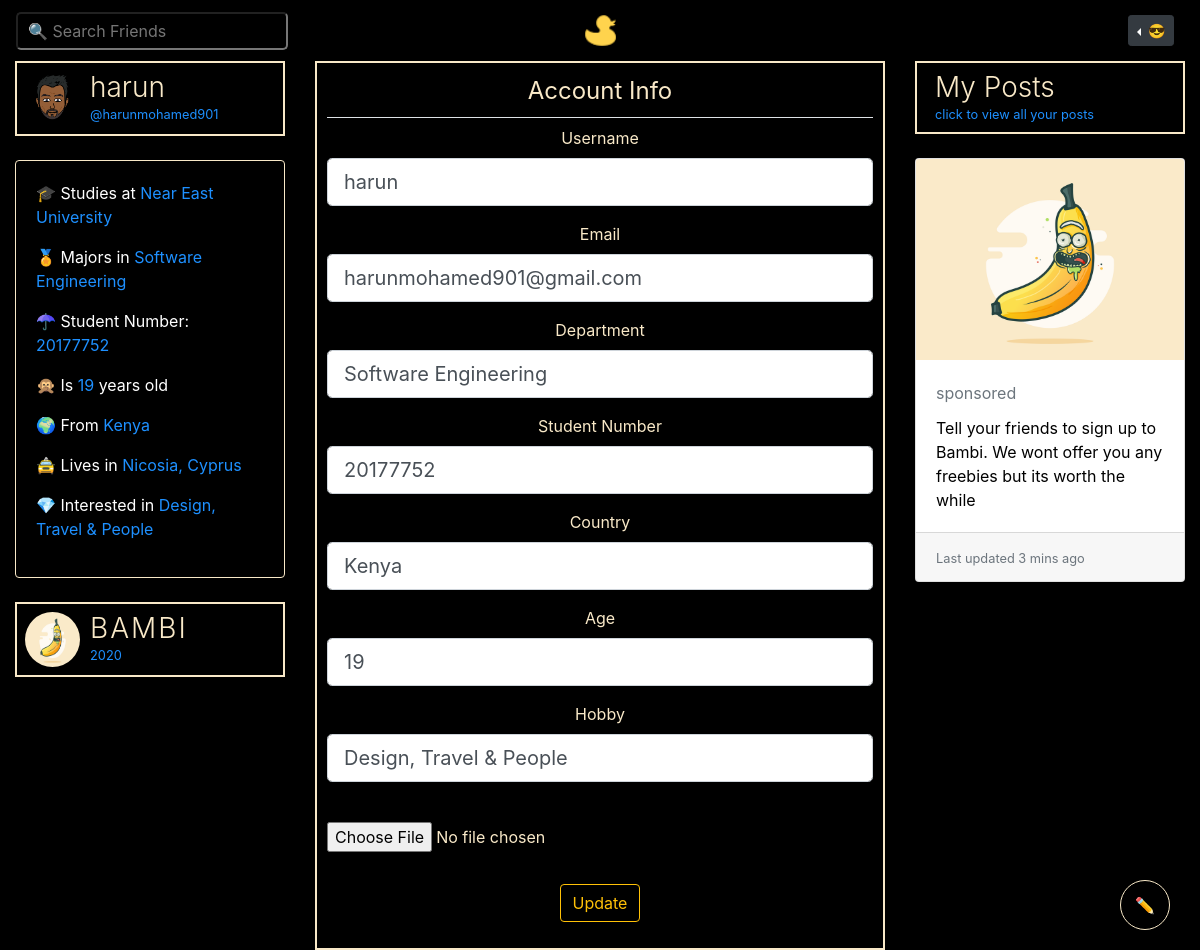
Page /account (signed in) on the committed database.
### bambiv3/models.py (models this page shows, shortened)
class User(db.Model, UserMixin):
	id = db.Column(db.Integer, primary_key=True)
	username = db.Column(db.String(20), unique=True, nullable=False)
	email = db.Column(db.String(120), unique=True, nullable=False)
	image_file = db.Column(db.String(20), nullable=False, default='default.jpg')
	password = db.Column(db.String(60), nullable=False)
	last_seen = db.Column(db.DateTime, default=datetime.utcnow)
	department = db.Column(db.String(20), nullable=False)
	student_number = db.Column(db.Integer(), unique=True, nullable=False)
	age = db.Column(db.Integer(), nullable=False)
	country = db.Column(db.String(20), nullable=False)
	hobby = db.Column(db.String(20), nullable=False)
	bio = db.Column(db.String(120), nullable=True)
	private = db.Column(db.Boolean, default=False, nullable=False)
	posts = db.relationship('Post', backref='author', lazy=True)
	products = db.relationship('Product', backref='author', lazy=True)
	followed = db.relationship(
		'User', secondary=followers,
		primaryjoin=(followers.c.follower_id == id),
		secondaryjoin=(followers.c.followed_id == id),
		backref=db.backref('followers', lazy='dynamic'), lazy='dynamic')
	messages_sent = db.relationship('Message',
									foreign_keys='Message.sender_id',
									backref='author', lazy='dynamic')
	messages_received = db.relationship('Message',
										foreign_keys='Message.recipient_id',
										backref='recipient', lazy='dynamic')
	last_message_read_time = db.Column(db.DateTime)
	def new_messages(self):
		last_read_time = self.last_message_read_time or datetime(1900, 1, 1)
		return Message.query.filter_by(recipient=self).filter(
			Message.timestamp > last_read_time).count()

### bambiv3/routes.py (the view)
@app.route('/account', methods=['GET', 'POST'])
@login_required
def account():
	form = UpdateAccountForm()
	if form.validate_on_submit():
		if form.picture.data:
			picture_file = save_picture(form.picture.data)
			current_user.image_file = picture_file
		current_user.username = form.username.data.lower()
		current_user.email = form.email.data
		current_user.department = form.department.data
		current_user.student_number = form.student_number.data
		current_user.country = form.country.data
		current_user.age = form.age.data
		current_user.hobby = form.hobby.data
		db.session.commit()
		flash('Your Account has been updated', 'success')
		return redirect(url_for('account'))
	elif request.method == 'GET':
		form.username.data = current_user.username
		form.email.data = current_user.email
		form.department.data = current_user.department
		form.student_number.data = current_user.student_number
		form.country.data = current_user.country
		form.age.data = current_user.age
		form.hobby.data = current_user.hobby
	image_file = url_for('static', filename='profile_pics/' + current_user.image_file)
	return render_template('account.html', title='Account', image_file=image_file, form=form)

### bambiv3/forms.py (shortened to what this page needs)
class UpdateAccountForm(FlaskForm):
	username = StringField('Username', validators = [DataRequired(), Length(min=2, max=20), Regexp(r'^[\w.-_.]+$')])
	email = StringField('Email', validators = [DataRequired(), Email()])
	picture = FileField('', validators=[FileAllowed(['jpg', 'jpeg' , 'png'])])
	department = StringField('Department', validators=[DataRequired()])
	student_number = StringField('Student Number', validators=[DataRequired()])
	country = StringField('Country', validators=[DataRequired()])
	age = StringField('Age', validators=[DataRequired()])
	hobby = StringField('Hobby', validators=[DataRequired()])
	bio = TextAreaField('Bio')
	private = BooleanField('Private?')
	submit = SubmitField('Update')

### bambiv3/models.py (called while the page is built)
@login_manager.user_loader
def load_user(user_id):
	return User.query.get(int(user_id))

### bambiv3/routes.py (called while the page is built)
@app.before_request
def before_request():
	if current_user.is_authenticated:
		current_user.last_seen = datetime.utcnow()
		db.session.commit()

### bambiv3/templates/account.html (shortened to what this page needs)
{% extends "layout.html" %}
{% block content %}
<div class="container-fluid">
	<div class="row">
		<div class="col-lg-3 d-none d-lg-block">
			<header style="color:#F9E9C8;border:2px solid #F9E9C8;padding:8px;cursor:pointer;" data-toggle="modal" data-target="#profile">
		        <img src="{{ image_file }}" alt="harun profile" class="profile-thumbnail">
		        <div class="profile-name">
		          <h3>{{current_user.username}}</h3>
		          <small>@{{current_user.email.split("@")[0] | lower}}</small>
		        </div>
		      </header>
		      <br>
		    <div class="card about" style="color:#fff;background:#000;text-align:left;border:1px solid #F9E9C8;">
		    <div class="card-body">
		       <p> 🎓 Studies at <span>Near East University</span></p>
	           <p> 🏅 Majors in <span>{{current_user.department}}</span></p>
	           <p> ☂ Student Number: <span>{{current_user.student_number}}</span></p>
	           <p> 🙊 Is <span>{{current_user.age}}</span> years old</p>
	           <p> 🌍 From <span>{{current_user.country}}</span></p>
	           <p> 🚖 Lives in <span>Nicosia, Cyprus</span></p>
	           <p> 💎 Interested in <span>{{current_user.hobby}}</span></p>
		    </div>
		  </div>
		  <br>
		  <header style="color:#F9E9C8;border:2px solid #F9E9C8;padding:8px;">
		    <img src="{{ url_for('static', filename='profile_pics/' + 'logod.png') }}" alt="logo" class="profile-thumbnail">
		    <div class="profile-name">
		      <h3 class="logo">BAMBI</h3>
		      <small id="year"></small>
		    </div>
		  </header>
		</div>
		<div class="col-lg-6" style="text-align: center">
			<div class="post">
			  <div id="inner">
			   <div class="content-section">
				  <form method="POST" action="" enctype="multipart/form-data">
				    <fieldset class="form-group">
				      <legend class="border-bottom mb-2 pb-2">Account Info</legend>
				      <div class="form-group">
				        {{ form.username.label(class="form-control-label") }}
				        {% if form.username.errors %}
				        {{ form.username(class="form-control form-control-lg is-invalid") }}
				        <div class="invalid-feedback">
				          {% for error in form.username.errors %}
				          <span>{{ error }}</span>
				          {% endfor %}
				        </div>
				        {% else %}
				        {{ form.username(class="form-control form-control-lg") }}
				        {% endif %}
				      </div>
				      <div class="form-group">
				        {{ form.email.label(class="form-control-label") }}
				        {% if form.email.errors %}
				        {{ form.email(class="form-control form-control-lg is-invalid") }}
				        <div class="invalid-feedback">
				          {% for error in form.email.errors %}
				          <span>{{ error }}</span>
				          {% endfor %}
				        </div>
				        {% else %}
				        {{ form.email(class="form-control form-control-lg") }}
				        {% endif %}
				      </div>
				      <div class="form-group">
				        {{ form.department.label(class="form-control-label") }}
				        {% if form.department.errors %}
				        {{ form.department(class="form-control form-control-lg is-invalid") }}
				        <div class="invalid-feedback">
				          {% for error in form.department.errors %}
				          <span>{{ error }}</span>
				          {% endfor %}
				        </div>
				        {% else %}
				        {{ form.department(class="form-control form-control-lg") }}
				        {% endif %}
				      </div>
				      <div class="form-group">
				        {{ form.student_number.label(class="form-control-label") }}
				        {% if form.student_number.errors %}
				        {{ form.student_number(class="form-control form-control-lg is-invalid") }}
				        <div class="invalid-feedback">
				          {% for error in form.student_number.errors %}
				          <span>{{ error }}</span>
				          {% endfor %}
				        </div>
				        {% else %}
				        {{ form.student_number(class="form-control form-control-lg") }}
				        {% endif %}
				      </div>
				      <div class="form-group">
				        {{ form.country.label(class="form-control-label") }}
				        {% if form.country.errors %}
				        {{ form.country(class="form-control form-control-lg is-invalid") }}
				        <div class="invalid-feedback">
				          {% for error in form.country.errors %}
				          <span>{{ error }}</span>
				          {% endfor %}
				        </div>
				        {% else %}
				        {{ form.country(class="form-control form-control-lg") }}
				        {% endif %}
				      </div>
				       <div class="form-group">
				        {{ form.age.label(class="form-control-label") }}
				        {% if form.age.errors %}
				        {{ form.age(class="form-control form-control-lg is-invalid") }}
				        <div class="invalid-feedback">
				          {% for error in form.age.errors %}
				          <span>{{ error }}</span>
				          {% endfor %}
				        </div>
				        {% else %}
				        {{ form.age(class="form-control form-control-lg") }}
				        {% endif %}
				      </div>
				      <div class="form-group">
				        {{ form.hobby.label(class="form-control-label") }}
				        {% if form.hobby.errors %}
				        {{ form.hobby(class="form-control form-control-lg is-invalid") }}
				        <div class="invalid-feedback">
				          {% for error in form.hobby.errors %}
				          <span>{{ error }}</span>
				          {% endfor %}
				        </div>
				        {% else %}
				        {{ form.hobby(class="form-control form-control-lg") }}
				        {% endif %}
				      </div>
				      <div class="form-group">
				        {{ form.picture(class="form-control-file") }}
				    </div>
				    </fieldset>
				    <div class="form-group">
				      {{ form.submit(class="btn btn-outline-warning") }}
				    </div>
				  </form>
			  </div>
		</div>
			</div>
		</div>
		<div class="col-lg-3 d-none d-lg-block">
			 <header style="color:#F9E9C8;border:2px solid #F9E9C8;padding:8px;cursor:pointer;" data-toggle="modal" data-target="#profile"><a style="text-decoration:none;" href="{{url_for('user_posts', username=current_user.username)}}">
		        <div class="profile-name">
		          <h3 style="color:#F9E9C8;">My Posts</h3>
		          <small>click to view all your posts</small>
		        </div>
		        </a>
		      </header>
		      <br>
			<div class="card" style="color:#000;">
		      <img class="card-img-top" src="{{ url_for('static', filename='profile_pics/' + 'logod.png') }}" alt="logo">
		      <div class="card-body">
		        <h5 class="card-title"><small class="text-muted">sponsored</small></h5>
		        <p class="card-text">Tell your friends to sign up to Bambi. We wont offer you any freebies but its worth the while</p>
		      </div>
		      <div class="card-footer">
		        <small class="text-muted">Last updated 3 mins ago</small>
		      </div>
		    </div>
		</div>
	</div>
</div>
{% endblock content %}

### bambiv3/static/main.css (style rules this page uses)
body { background:#000; color: #F9E9C8; }
.logo { color:#F9E9C8; letter-spacing:2px; }
.about span, small { color:#1e90ff; }
h3 { font-weight: 300; }

### bambiv3/templates/account.html (style rules this page uses)
header, footer { display: flex; flex-direction: row; }
header .profile-thumbnail { width: 55px; height: 55px; border-radius: 50%; }
header .profile-name { display: flex; flex-direction:column; margin-left: 10px; }
header h3, header h4 { display: flex; margin: 0; }
.post { border: 2px solid #F9E9C8; padding: 10px; }

### rows in the picture
User: username "harun", email "harunmohamed901", department "Software Engineering", student_number "20177752", age "19", country "Kenya", hobby "Design, Travel & People", email "harunmohamed901@gmail.com"
